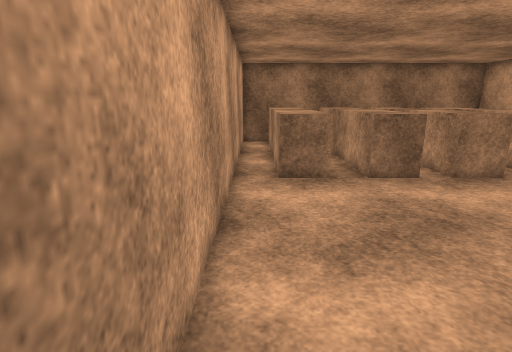
View 1 (above)

13 first-person views from a walk through a 3-D level made in the Unity game engine. The camera is 1.4 m above the floor, tilts 14° down and sees 80° across. The floor is counted in squares, 0.5 m on a side. Each view is taken from the middle of a square. On the plan, view 1 faces up. The plan holds only what a view shows up to about 20 squares ahead; the rest is blank. The player is left out. Surface patterns are stand-ins for the level's own textures.

View 2
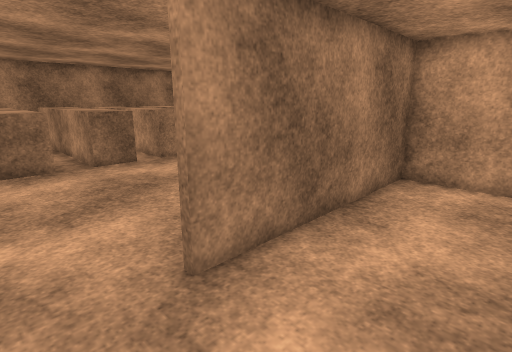

View 3
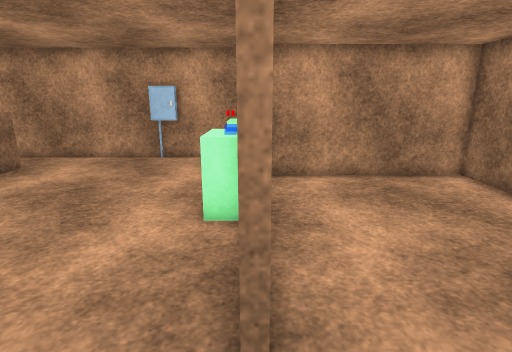

View 4
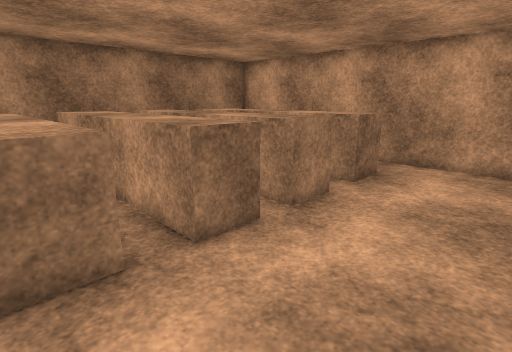

View 5
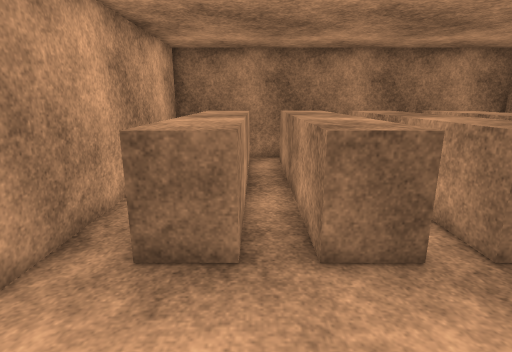

View 6
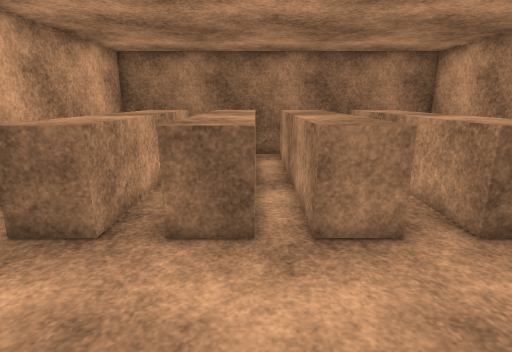

View 7
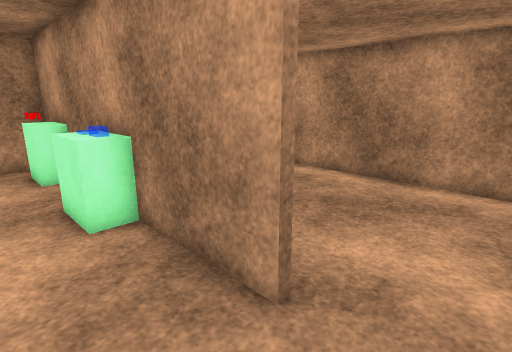

View 8
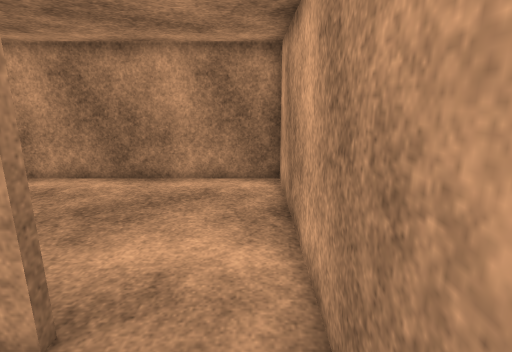

View 9
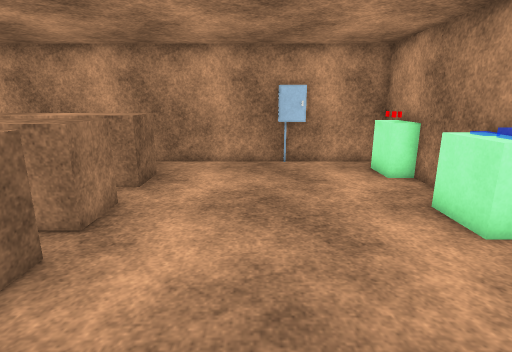

View 10
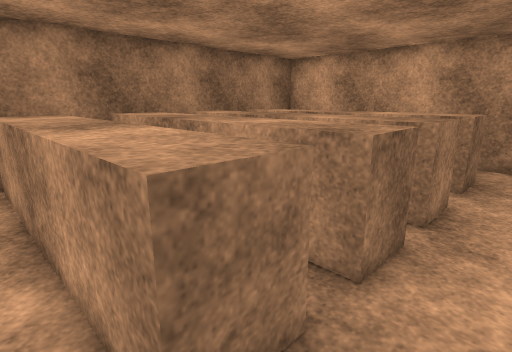

View 11
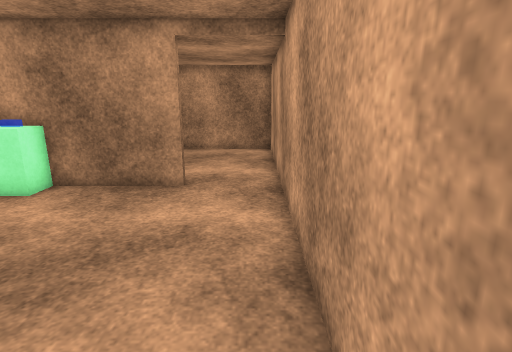

View 12
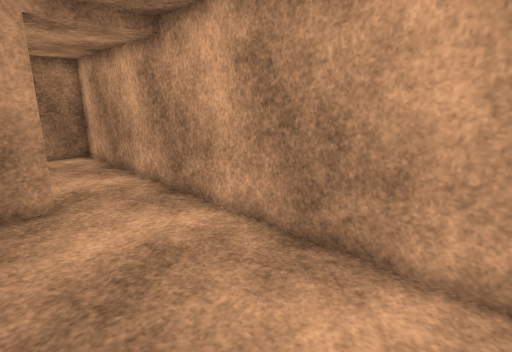

View 13
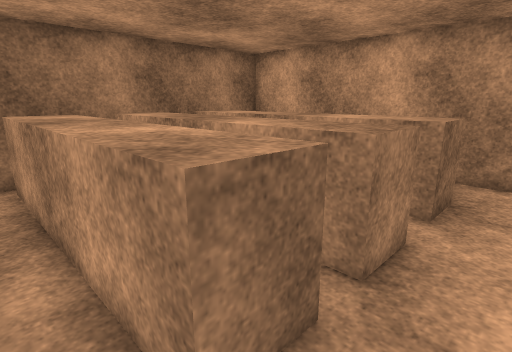

### Floor plan
Key: @ floor where view 1 was taken; # wall or solid block; . floor; ^ raised ledge; O other object.
Columns run from 1 left of view 1 to 15 right of it. Each row starts with its distance up from view 1.
 21 #################
 20 #.^^.^^^^^^ ^^  #
 19 #.^^.^^^^^^ ^^  #
 18 #.^^.^^^^^^ ^^  #
 17 #.^^.^^^^^^ ^^  #
 16 #.^^.^^^^^^ ^^  #
 15 #.^^.^^^^^^ ^^  #
 14 #.^^.^^^^^^ ^^  #
 13 #.^^.^^^^^^.^^  #
 12 #.^^.^^^^^^.^^ .#
 11 #.^^.^^^^^^.^^..#
 10 #...............#
  9 #...............#
  8 #...............#
  7 #...............#
  6 #...............#
  5 #...............O
  4 #...............#
  3 #...............#
  2 #....... OO..OOO#
  1 #...#############
  0 #@..........#
 -1 #...........#
 -2 #...........#
 -3 #...........#
 -4 #...........#
 -5 #...........#
 -6 #...........#
 -7 #############

Where each view was taken, in squares from view 1:
view 1: 0 up, 0 right, facing up
view 2: 3 down, 0 right, facing up-right
view 3: 1 up, 0 right, facing right
view 4: 6 up, 1 right, facing up-right
view 5: 6 up, 3 right, facing up
view 6: 5 up, 6 right, facing up
view 7: 4 up, 0 right, facing down-right
view 8: 4 up, 0 right, facing down
view 9: 7 up, 1 right, facing right
view 10: 9 up, 0 right, facing up-right
view 11: 11 up, 0 right, facing down
view 12: 10 up, 4 right, facing down-left
view 13: 9 up, 3 right, facing up-right
